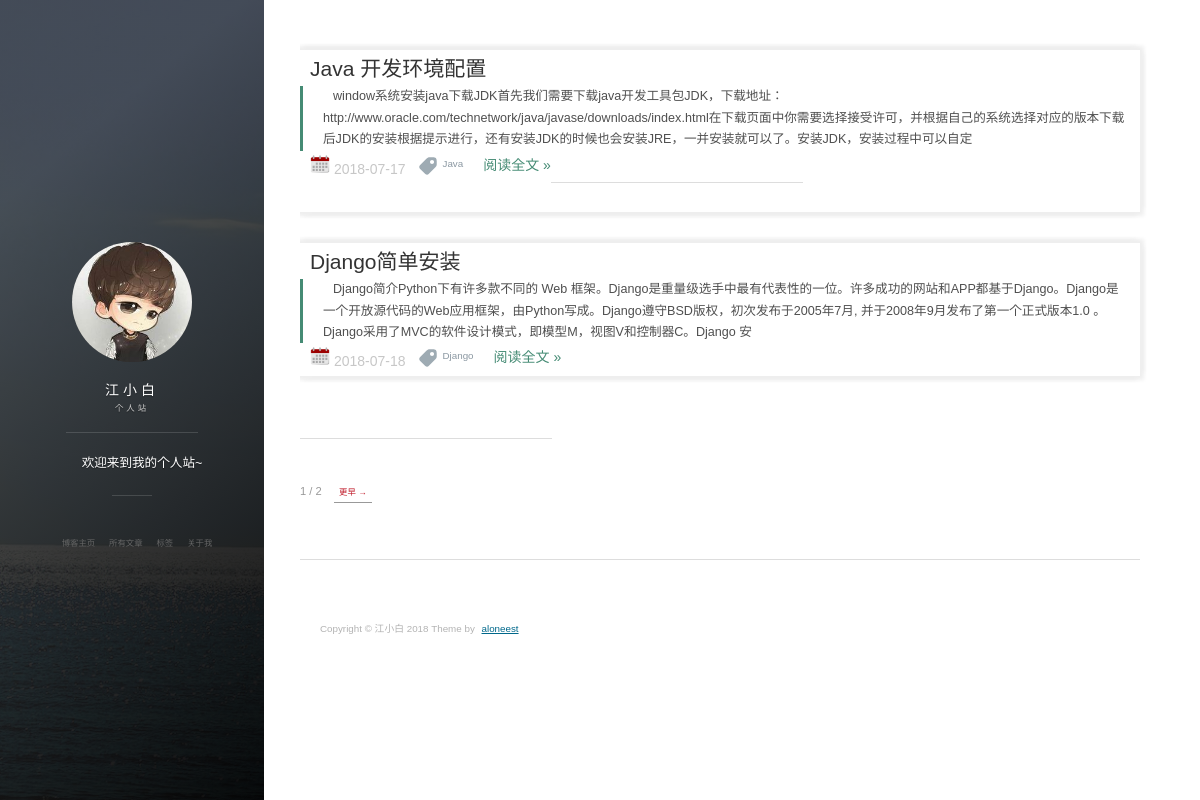
Page /archive on the committed database.
### blog/models.py (models this page shows, shortened)
class Blog(models.Model):
    title = models.CharField(u'标题', max_length=30)
    content = UEditorField('文章', imagePath="uploadimg/", toolbars='besttome', filePath='upload/', blank=True)
    author = models.ForeignKey(User, on_delete=models.DO_NOTHING)
    created_time = models.DateTimeField(u'创建时间', auto_now_add=True)
    blog_type = models.ForeignKey(BlogType, on_delete=models.DO_NOTHING)

class BlogType(models.Model):
    type_name = models.CharField(u'标签', max_length=10)
    def __str__(self):
        return self.type_name

### blog/views.py (the view)
# urls.py: path('archive', views.archive),
def archive(request):
    context = {}
    context['blogs'] = Blog.objects.all()
    return render(request, 'frontend/article.html', context)

### templates/frontend/article.html
{% extends 'base.html' %}
{%load staticfiles%}
{% block content %}
<div class="main-post-list">
    <ol class="post-list">
        {% for blog in blogs %}
        <li>
            <h2 class="post-list__post-title post-title"><a href="/">{{ blog.title }}</a></h2>
            <p class="excerpt">{{ blog.content|striptags|safe|truncatechars:"200" }}</p>
            <div class="post-list__meta">
                <time datetime="2017-01-03 00:00:00 +0000" class="post-list__meta--date date">
                    <img src="{% static 'images/calendar.png'%}" width="20px"/>
                    {{ blog.created_time|date:"Y-m-d" }}</time>
                <div class="tag-img-icon">
                    <img src="{% static 'images/tag-icon.svg'%}" width="20px"/>
                </div>
                <div class="post-list-icon-mate">
                    <span class="post-list__meta--tags-right">{{ blog.blog_type }}</span>
                </div>
                <div class="post-list-small-mate"><a class="btn-border-small" href="{% url 'blog_detail' blog.id %}">阅读全文 » </a>
                </div>
            </div>
            <hr class="post-list__divider"/>
        </li>
        {% endfor %}
    </ol>
    <hr class="post-list__divider "/>
    <nav class="pagination" role="navigation">
        <span class="pagination__page-number">1 / 2</span>
        <a class="older-posts pagination__older btn btn-small btn-tertiary" href="http://baixin.io/page/2/#blog">更早 →</a>
    </nav>
</div>
{% endblock %}

### templates/base.html (shortened to what this page needs)
{%load staticfiles%}
<html>
<head>
    <link rel="stylesheet" href="{% static 'css/main.css'%}"/>
</head>
<body>
<header class="panel-cover  panel-cover--collapsed">
    <div class="panel-main">
        <div class="panel-main__inner panel-inverted">
            <div class="panel-main__content">
                <div class="ih-item circle effect right_to_left">
                    <a href="/" title="前往 江小白 的主页" class="blog-button">
                        <div class="img"><img src="{% static 'images/avatar.jpg'%}" alt="png"></div>
                        <div class="info">
                            <div class="info-back">
                                <h2> aloneest </h2>
                                <p>Java / Android</p>
                            </div>
                        </div>
                    </a>
                </div>
                <h1 class="panel-cover__title panel-title"><a href="/" title="link to homepage for 江小白" class="blog-button">江小白</a></h1>
                <span class="panel-cover__subtitle panel-subtitle">个人站</span>
                <hr class="panel-cover__divider"/>
                <p class="panel-cover__description">欢迎来到我的个人站~</p>
                <hr class="panel-cover__divider panel-cover__divider--secondary">
                <div class="navigation-wrapper"/>
                <div>
                    <nav class="cover-navigation cover-navigation--primary">
                        <ul class="navigation">
                            <li class="navigation__item"><a href="/" title="" class="blog-button">博客主页</a></li>
                            <li class="navigation__item"><a href="/archive" title="/archive">所有文章</a></li>
                            <li class="navigation__item"><a href="/tags" title="/tags">标签</a></li>
                            <li class="navigation__item"><a href="/about" title="/about">关于我</a></li>
                        </ul>
                    </nav>
                </div>
            </div>
        </div>
    </div>
    <div class="panel-cover--overlay cover-clear"></div>
</header>
<div class="content-wrapper">
    <div class="content-wrapper__inner">
        {% block content %}{% endblock %}
        <section class="footer">
            <footer>
                <div class="footer_div">
                    <nav class="cover-navigation navigation--social">
                        <ul class="navigation">
                            <li class="navigation__item_social">
                                <a href="http://weibo.com/5366874726" title="@5366874726 的微博" target="_blank">
                                </a>
                            </li>
                            <li class="navigation__item_social">
                                <a href="mailto:leopardpan@icloud.com" title="Contact me">
                                </a>
                            </li>
                        </ul>
                    </nav>
                </div>
                <div class="footer_div">
                    <p class="copyright text-muted">
                        Copyright © 江小白 2018 Theme by <a href="/">aloneest</a>
                    </p>
                </div>
            </footer>
        </section>
    </div>
</div>
</body>
</html>

### rows in the picture
Blog: title "Java 开发环境配置", content "window系统安装java下载JDK首先我们需要下载java开发工具包JDK，下载地址：http://www.oracle.com/technetwork/java/javase/downloads/index.html在下载页面中你需要选择接受许可，并根据自己的系统选择对应的版本下载后JDK的安装根据提示进行，还有安装JDK的时候也会安装JRE，一并安装就可以了。安装JDK，安装过程中可以自定", created_time "2018-07-17", blog_type "Java"
Blog: title "Django简单安装", content "Django简介Python下有许多款不同的 Web 框架。Django是重量级选手中最有代表性的一位。许多成功的网站和APP都基于Django。Django是一个开放源代码的Web应用框架，由Python写成。Django遵守BSD版权，初次发布于2005年7月, 并于2008年9月发布了第一个正式版本1.0 。Django采用了MVC的软件设计模式，即模型M，视图V和控制器C。Django 安", created_time "2018-07-18", blog_type "Django"
